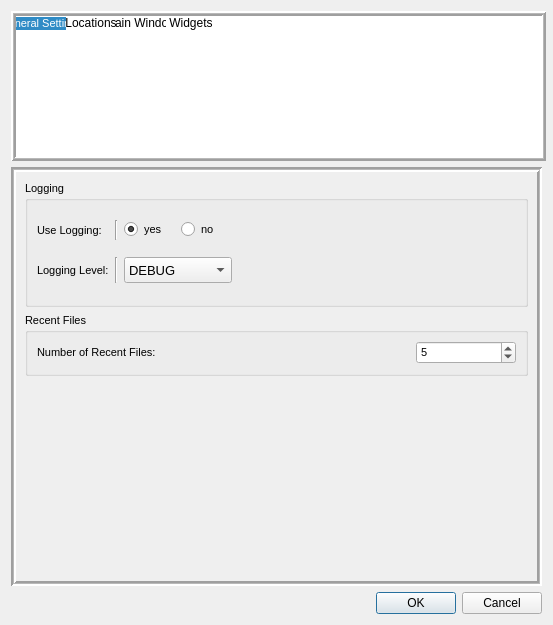
<?xml version="1.0" encoding="UTF-8"?>
<ui version="4.0" connectslotsbyname="false">
 <class>settings_Dialog</class>
 <widget class="QDialog" name="settings_Dialog">
  <property name="geometry">
   <rect>
    <x>0</x>
    <y>0</y>
    <width>553</width>
    <height>625</height>
   </rect>
  </property>
  <property name="minimumSize">
   <size>
    <width>553</width>
    <height>625</height>
   </size>
  </property>
  <property name="maximumSize">
   <size>
    <width>553</width>
    <height>625</height>
   </size>
  </property>
  <property name="windowTitle">
   <string>Dialog</string>
  </property>
  <layout class="QVBoxLayout" name="verticalLayout">
   <item>
    <widget class="QListWidget" name="section_select_listWidget">
     <property name="minimumSize">
      <size>
       <width>535</width>
       <height>150</height>
      </size>
     </property>
     <property name="maximumSize">
      <size>
       <width>16777215</width>
       <height>150</height>
      </size>
     </property>
     <property name="cursor" stdset="0">
      <cursorShape>PointingHandCursor</cursorShape>
     </property>
     <property name="layoutDirection">
      <enum>Qt::LeftToRight</enum>
     </property>
     <property name="autoFillBackground">
      <bool>true</bool>
     </property>
     <property name="styleSheet">
      <string notr="true">background-image: url(:/backgrounds/ressources/backgrounds/Background (19).jpg);</string>
     </property>
     <property name="frameShape">
      <enum>QFrame::Box</enum>
     </property>
     <property name="frameShadow">
      <enum>QFrame::Raised</enum>
     </property>
     <property name="lineWidth">
      <number>2</number>
     </property>
     <property name="midLineWidth">
      <number>1</number>
     </property>
     <property name="verticalScrollBarPolicy">
      <enum>Qt::ScrollBarAlwaysOff</enum>
     </property>
     <property name="horizontalScrollBarPolicy">
      <enum>Qt::ScrollBarAlwaysOff</enum>
     </property>
     <property name="autoScroll">
      <bool>false</bool>
     </property>
     <property name="editTriggers">
      <set>QAbstractItemView::NoEditTriggers</set>
     </property>
     <property name="showDropIndicator" stdset="0">
      <bool>false</bool>
     </property>
     <property name="dragDropMode">
      <enum>QAbstractItemView::NoDragDrop</enum>
     </property>
     <property name="defaultDropAction">
      <enum>Qt::IgnoreAction</enum>
     </property>
     <property name="selectionMode">
      <enum>QAbstractItemView::SingleSelection</enum>
     </property>
     <property name="iconSize">
      <size>
       <width>100</width>
       <height>100</height>
      </size>
     </property>
     <property name="textElideMode">
      <enum>Qt::ElideNone</enum>
     </property>
     <property name="movement">
      <enum>QListView::Static</enum>
     </property>
     <property name="isWrapping" stdset="0">
      <bool>true</bool>
     </property>
     <property name="resizeMode">
      <enum>QListView::Adjust</enum>
     </property>
     <property name="layoutMode">
      <enum>QListView::SinglePass</enum>
     </property>
     <property name="spacing">
      <number>20</number>
     </property>
     <property name="viewMode">
      <enum>QListView::IconMode</enum>
     </property>
     <property name="uniformItemSizes">
      <bool>true</bool>
     </property>
     <property name="itemAlignment">
      <set>Qt::AlignCenter</set>
     </property>
     <property name="currentRow">
      <number>0</number>
     </property>
     <item>
      <property name="text">
       <string>General Settings</string>
      </property>
      <property name="font">
       <font>
        <pointsize>8</pointsize>
        <stylestrategy>PreferAntialias</stylestrategy>
       </font>
      </property>
      <property name="textAlignment">
       <set>AlignCenter</set>
      </property>
      <property name="icon">
       <iconset resource="pyqt_sorter_ressources.qrc">
        <normaloff>:/icons/ressources/icons/cog_icon.ico</normaloff>:/icons/ressources/icons/cog_icon.ico</iconset>
      </property>
      <property name="flags">
       <set>ItemIsSelectable|ItemIsEnabled</set>
      </property>
     </item>
     <item>
      <property name="text">
       <string>Locations</string>
      </property>
      <property name="icon">
       <iconset resource="pyqt_sorter_ressources.qrc">
        <normaloff>:/icons/ressources/icons/map.png</normaloff>:/icons/ressources/icons/map.png</iconset>
      </property>
     </item>
     <item>
      <property name="text">
       <string>Main Window</string>
      </property>
      <property name="icon">
       <iconset resource="pyqt_sorter_ressources.qrc">
        <normaloff>:/icons/ressources/icons/window.png</normaloff>:/icons/ressources/icons/window.png</iconset>
      </property>
     </item>
     <item>
      <property name="text">
       <string>Widgets</string>
      </property>
      <property name="icon">
       <iconset resource="pyqt_sorter_ressources.qrc">
        <normaloff>:/icons/ressources/icons/ui.png</normaloff>:/icons/ressources/icons/ui.png</iconset>
      </property>
     </item>
    </widget>
   </item>
   <item>
    <widget class="QStackedWidget" name="section_stackedWidget">
     <property name="font">
      <font>
       <family>MS Shell Dlg 2</family>
       <pointsize>8</pointsize>
       <stylestrategy>PreferAntialias</stylestrategy>
      </font>
     </property>
     <property name="layoutDirection">
      <enum>Qt::LeftToRight</enum>
     </property>
     <property name="autoFillBackground">
      <bool>true</bool>
     </property>
     <property name="styleSheet">
      <string notr="true"/>
     </property>
     <property name="frameShape">
      <enum>QFrame::Box</enum>
     </property>
     <property name="frameShadow">
      <enum>QFrame::Sunken</enum>
     </property>
     <property name="lineWidth">
      <number>2</number>
     </property>
     <property name="midLineWidth">
      <number>1</number>
     </property>
     <property name="currentIndex">
      <number>0</number>
     </property>
     <widget class="QWidget" name="general_settings_page">
      <layout class="QGridLayout" name="gridLayout_2">
       <item row="0" column="0">
        <widget class="QGroupBox" name="logging_groupBox">
         <property name="minimumSize">
          <size>
           <width>0</width>
           <height>126</height>
          </size>
         </property>
         <property name="title">
          <string>Logging</string>
         </property>
         <layout class="QGridLayout" name="gridLayout">
          <item row="1" column="0">
           <widget class="QLabel" name="logginglevel_label">
            <property name="text">
             <string>Logging Level:</string>
            </property>
            <property name="buddy">
             <cstring>logginglevel_comboBox</cstring>
            </property>
           </widget>
          </item>
          <item row="0" column="0">
           <widget class="QLabel" name="uselogging_label">
            <property name="text">
             <string>Use Logging:</string>
            </property>
            <property name="buddy">
             <cstring>uselogging_yes_radioButton</cstring>
            </property>
           </widget>
          </item>
          <item row="0" column="3">
           <widget class="QRadioButton" name="uselogging_no_radioButton">
            <property name="text">
             <string>no</string>
            </property>
           </widget>
          </item>
          <item row="0" column="2">
           <widget class="QRadioButton" name="uselogging_yes_radioButton">
            <property name="text">
             <string>yes</string>
            </property>
            <property name="checked">
             <bool>true</bool>
            </property>
           </widget>
          </item>
          <item row="1" column="1">
           <widget class="Line" name="line">
            <property name="orientation">
             <enum>Qt::Vertical</enum>
            </property>
           </widget>
          </item>
          <item row="0" column="1">
           <widget class="Line" name="line_2">
            <property name="orientation">
             <enum>Qt::Vertical</enum>
            </property>
           </widget>
          </item>
          <item row="0" column="4">
           <spacer name="horizontalSpacer">
            <property name="orientation">
             <enum>Qt::Horizontal</enum>
            </property>
            <property name="sizeHint" stdset="0">
             <size>
              <width>40</width>
              <height>20</height>
             </size>
            </property>
           </spacer>
          </item>
          <item row="1" column="2" colspan="2">
           <widget class="QComboBox" name="logginglevel_comboBox">
            <property name="minimumSize">
             <size>
              <width>108</width>
              <height>26</height>
             </size>
            </property>
            <property name="font">
             <font>
              <family>MS Shell Dlg 2</family>
              <pointsize>10</pointsize>
              <stylestrategy>PreferAntialias</stylestrategy>
             </font>
            </property>
            <item>
             <property name="text">
              <string>DEBUG</string>
             </property>
            </item>
            <item>
             <property name="text">
              <string>INFO</string>
             </property>
            </item>
            <item>
             <property name="text">
              <string>ERROR</string>
             </property>
            </item>
            <item>
             <property name="text">
              <string>CRITICAL</string>
             </property>
            </item>
           </widget>
          </item>
         </layout>
        </widget>
       </item>
       <item row="2" column="0">
        <spacer name="verticalSpacer">
         <property name="orientation">
          <enum>Qt::Vertical</enum>
         </property>
         <property name="sizeHint" stdset="0">
          <size>
           <width>20</width>
           <height>40</height>
          </size>
         </property>
        </spacer>
       </item>
       <item row="1" column="0">
        <widget class="QGroupBox" name="recent_files_groupBox">
         <property name="title">
          <string>Recent Files</string>
         </property>
         <layout class="QGridLayout" name="gridLayout_5">
          <item row="0" column="0">
           <widget class="QLabel" name="num_recent_files_label">
            <property name="text">
             <string>Number of Recent Files: </string>
            </property>
           </widget>
          </item>
          <item row="0" column="1">
           <widget class="QSpinBox" name="num_recent_files_spinBox">
            <property name="maximumSize">
             <size>
              <width>100</width>
              <height>16777215</height>
             </size>
            </property>
            <property name="value">
             <number>5</number>
            </property>
           </widget>
          </item>
         </layout>
        </widget>
       </item>
      </layout>
     </widget>
     <widget class="QWidget" name="locations_page">
      <layout class="QGridLayout" name="gridLayout_3">
       <item row="0" column="0">
        <widget class="QLabel" name="output_label">
         <property name="minimumSize">
          <size>
           <width>57</width>
           <height>0</height>
          </size>
         </property>
         <property name="text">
          <string>Output Folder:</string>
         </property>
         <property name="alignment">
          <set>Qt::AlignCenter</set>
         </property>
         <property name="buddy">
          <cstring>output_lineEdit</cstring>
         </property>
        </widget>
       </item>
       <item row="0" column="1">
        <widget class="QLineEdit" name="output_lineEdit"/>
       </item>
       <item row="0" column="2">
        <widget class="QToolButton" name="output_filedialog_toolButton">
         <property name="text">
          <string>...</string>
         </property>
         <property name="icon">
          <iconset resource="pyqt_sorter_ressources.qrc">
           <normaloff>:/icons/ressources/icons/files-and-folders.png</normaloff>:/icons/ressources/icons/files-and-folders.png</iconset>
         </property>
         <property name="iconSize">
          <size>
           <width>20</width>
           <height>20</height>
          </size>
         </property>
        </widget>
       </item>
       <item row="1" column="1">
        <spacer name="verticalSpacer_2">
         <property name="orientation">
          <enum>Qt::Vertical</enum>
         </property>
         <property name="sizeHint" stdset="0">
          <size>
           <width>20</width>
           <height>40</height>
          </size>
         </property>
        </spacer>
       </item>
      </layout>
     </widget>
     <widget class="QWidget" name="main_window_page">
      <layout class="QFormLayout" name="formLayout">
       <item row="0" column="0">
        <widget class="QLabel" name="mainwindow_height_label">
         <property name="text">
          <string>Main Window Height: </string>
         </property>
         <property name="buddy">
          <cstring>mainwindow_height_spinBox</cstring>
         </property>
        </widget>
       </item>
       <item row="0" column="1">
        <widget class="QSpinBox" name="mainwindow_height_spinBox">
         <property name="buttonSymbols">
          <enum>QAbstractSpinBox::PlusMinus</enum>
         </property>
         <property name="accelerated">
          <bool>true</bool>
         </property>
         <property name="suffix">
          <string/>
         </property>
         <property name="minimum">
          <number>750</number>
         </property>
         <property name="maximum">
          <number>2500</number>
         </property>
         <property name="singleStep">
          <number>10</number>
         </property>
        </widget>
       </item>
       <item row="1" column="0">
        <widget class="QLabel" name="mainwindow_width_label">
         <property name="text">
          <string>Main Window Width: </string>
         </property>
         <property name="buddy">
          <cstring>mainwindow_width_spinBox</cstring>
         </property>
        </widget>
       </item>
       <item row="1" column="1">
        <widget class="QSpinBox" name="mainwindow_width_spinBox">
         <property name="suffix">
          <string/>
         </property>
         <property name="minimum">
          <number>500</number>
         </property>
         <property name="maximum">
          <number>2500</number>
         </property>
         <property name="singleStep">
          <number>10</number>
         </property>
         <property name="value">
          <number>750</number>
         </property>
        </widget>
       </item>
       <item row="2" column="0">
        <widget class="QLabel" name="starttab_label">
         <property name="text">
          <string>On Start show Tab Number: </string>
         </property>
         <property name="buddy">
          <cstring>starttab_comboBox</cstring>
         </property>
        </widget>
       </item>
       <item row="2" column="1">
        <widget class="QComboBox" name="starttab_comboBox">
         <property name="layoutDirection">
          <enum>Qt::LeftToRight</enum>
         </property>
         <item>
          <property name="text">
           <string>Main</string>
          </property>
         </item>
         <item>
          <property name="text">
           <string>Snippets</string>
          </property>
         </item>
         <item>
          <property name="text">
           <string>Useful Links</string>
          </property>
         </item>
        </widget>
       </item>
      </layout>
     </widget>
     <widget class="QWidget" name="widgets_page">
      <layout class="QGridLayout" name="gridLayout_4">
       <item row="0" column="0">
        <widget class="QGroupBox" name="widget_list_model_groupBox">
         <property name="title">
          <string>Widget List Model</string>
         </property>
         <layout class="QFormLayout" name="formLayout_2">
          <item row="0" column="0">
           <widget class="QLabel" name="widget_list_model_doubleclickaction_label">
            <property name="text">
             <string>Double Click Action: </string>
            </property>
            <property name="buddy">
             <cstring>widget_list_model_doubleclickaction_comboBox</cstring>
            </property>
           </widget>
          </item>
          <item row="0" column="1">
           <widget class="QComboBox" name="widget_list_model_doubleclickaction_comboBox">
            <item>
             <property name="text">
              <string>copy</string>
             </property>
            </item>
           </widget>
          </item>
          <item row="1" column="0">
           <widget class="QLabel" name="widget_list_model_fontcolor_label">
            <property name="text">
             <string>Font Color: </string>
            </property>
            <property name="buddy">
             <cstring>widget_list_model_fontcolor_comboBox</cstring>
            </property>
           </widget>
          </item>
          <item row="1" column="1">
           <widget class="QComboBox" name="widget_list_model_fontcolor_comboBox">
            <item>
             <property name="text">
              <string>black</string>
             </property>
            </item>
           </widget>
          </item>
          <item row="3" column="0">
           <widget class="QCheckBox" name="widget_list_model_usebackgroundcolor_checkBox">
            <property name="text">
             <string>Use Background Color</string>
            </property>
           </widget>
          </item>
          <item row="4" column="0">
           <widget class="QCheckBox" name="widget_list_model_usefontcolor_checkBox">
            <property name="text">
             <string>Use Font Color</string>
            </property>
           </widget>
          </item>
          <item row="5" column="0">
           <widget class="QCheckBox" name="widget_list_model_useicons_checkBox">
            <property name="text">
             <string>Use Icons</string>
            </property>
           </widget>
          </item>
          <item row="2" column="0">
           <widget class="QLabel" name="widget_list_model_scroll_speed_label">
            <property name="text">
             <string>Scroll Speed: </string>
            </property>
           </widget>
          </item>
          <item row="2" column="1">
           <widget class="QSpinBox" name="widget_list_model_scroll_speed_spinBox"/>
          </item>
         </layout>
        </widget>
       </item>
       <item row="0" column="1">
        <widget class="QGroupBox" name="signal_list_model_groupBox">
         <property name="title">
          <string>Signal List Model</string>
         </property>
         <layout class="QFormLayout" name="formLayout_4">
          <item row="0" column="0">
           <widget class="QLabel" name="signal_list_model_doubleclickaction_label">
            <property name="text">
             <string>Double Click Action: </string>
            </property>
            <property name="buddy">
             <cstring>signal_list_model_doubleclickaction_comboBox</cstring>
            </property>
           </widget>
          </item>
          <item row="0" column="1">
           <widget class="QComboBox" name="signal_list_model_doubleclickaction_comboBox">
            <item>
             <property name="text">
              <string>copy</string>
             </property>
            </item>
           </widget>
          </item>
          <item row="1" column="0">
           <widget class="QLabel" name="signal_list_model_fontcolor_label">
            <property name="text">
             <string>Font Color: </string>
            </property>
            <property name="buddy">
             <cstring>signal_list_model_fontcolor_comboBox</cstring>
            </property>
           </widget>
          </item>
          <item row="1" column="1">
           <widget class="QComboBox" name="signal_list_model_fontcolor_comboBox">
            <item>
             <property name="text">
              <string>black</string>
             </property>
            </item>
           </widget>
          </item>
          <item row="3" column="0">
           <widget class="QCheckBox" name="signal_list_model_usebackgroundcolor_checkBox">
            <property name="text">
             <string>Use Background Color</string>
            </property>
           </widget>
          </item>
          <item row="4" column="0">
           <widget class="QCheckBox" name="signal_list_model_usefontcolor_checkBox">
            <property name="text">
             <string>Use Font Color</string>
            </property>
           </widget>
          </item>
          <item row="5" column="0">
           <widget class="QCheckBox" name="signal_list_model_useicons_checkBox">
            <property name="text">
             <string>Use Icons</string>
            </property>
           </widget>
          </item>
          <item row="2" column="0">
           <widget class="QLabel" name="signal_list_model_scroll_speed_label">
            <property name="text">
             <string>Scroll Speed: </string>
            </property>
           </widget>
          </item>
          <item row="2" column="1">
           <widget class="QSpinBox" name="signal_list_model_scroll_speed_spinBox"/>
          </item>
         </layout>
        </widget>
       </item>
       <item row="1" column="0">
        <widget class="QGroupBox" name="functions_slots_list_model_groupBox">
         <property name="title">
          <string>Functions Slots List Model</string>
         </property>
         <layout class="QFormLayout" name="formLayout_5">
          <item row="0" column="0">
           <widget class="QLabel" name="functions_slots_list_model_doubleclickaction_label">
            <property name="text">
             <string>Double Click Action: </string>
            </property>
            <property name="buddy">
             <cstring>functions_slots_list_model_doubleclickaction_comboBox</cstring>
            </property>
           </widget>
          </item>
          <item row="0" column="1">
           <widget class="QComboBox" name="functions_slots_list_model_doubleclickaction_comboBox">
            <item>
             <property name="text">
              <string>copy</string>
             </property>
            </item>
           </widget>
          </item>
          <item row="1" column="0">
           <widget class="QLabel" name="functions_slots_list_model_fontcolor_label">
            <property name="text">
             <string>Font Color: </string>
            </property>
            <property name="buddy">
             <cstring>functions_slots_list_model_fontcolor_comboBox</cstring>
            </property>
           </widget>
          </item>
          <item row="1" column="1">
           <widget class="QComboBox" name="functions_slots_list_model_fontcolor_comboBox">
            <item>
             <property name="text">
              <string>black</string>
             </property>
            </item>
           </widget>
          </item>
          <item row="3" column="0">
           <widget class="QCheckBox" name="functions_slots_list_model_usebackgroundcolor_checkBox">
            <property name="text">
             <string>Use Background Color</string>
            </property>
           </widget>
          </item>
          <item row="4" column="0">
           <widget class="QCheckBox" name="functions_slots_list_model_usefontcolor_checkBox">
            <property name="text">
             <string>Use Font Color</string>
            </property>
           </widget>
          </item>
          <item row="5" column="0">
           <widget class="QCheckBox" name="functions_slots_list_model_useicons_checkBox">
            <property name="text">
             <string>Use Icons</string>
            </property>
           </widget>
          </item>
          <item row="2" column="0">
           <widget class="QLabel" name="functions_slots_list_model_scroll_speed_label">
            <property name="text">
             <string>Scroll Speed: </string>
            </property>
           </widget>
          </item>
          <item row="2" column="1">
           <widget class="QSpinBox" name="functions_slots_list_model_scroll_speed_spinBox"/>
          </item>
         </layout>
        </widget>
       </item>
       <item row="1" column="1">
        <widget class="QGroupBox" name="snippets_list_model_groupBox">
         <property name="title">
          <string>Snippets List Model</string>
         </property>
         <layout class="QFormLayout" name="formLayout_3">
          <item row="0" column="0">
           <widget class="QLabel" name="snippets_list_model_doubleclickaction_label">
            <property name="text">
             <string>Double Click Action: </string>
            </property>
            <property name="buddy">
             <cstring>snippets_list_model_doubleclickaction_comboBox</cstring>
            </property>
           </widget>
          </item>
          <item row="0" column="1">
           <widget class="QComboBox" name="snippets_list_model_doubleclickaction_comboBox">
            <item>
             <property name="text">
              <string>copy</string>
             </property>
            </item>
           </widget>
          </item>
          <item row="1" column="0">
           <widget class="QLabel" name="snippets_list_model_fontcolor_label">
            <property name="text">
             <string>Font Color: </string>
            </property>
            <property name="buddy">
             <cstring>snippets_list_model_fontcolor_comboBox</cstring>
            </property>
           </widget>
          </item>
          <item row="1" column="1">
           <widget class="QComboBox" name="snippets_list_model_fontcolor_comboBox">
            <item>
             <property name="text">
              <string>black</string>
             </property>
            </item>
           </widget>
          </item>
          <item row="3" column="0">
           <widget class="QCheckBox" name="snippets_list_model_usebackgroundcolor_checkBox">
            <property name="text">
             <string>Use Background Color</string>
            </property>
           </widget>
          </item>
          <item row="4" column="0">
           <widget class="QCheckBox" name="snippets_list_model_usefontcolor_checkBox">
            <property name="text">
             <string>Use Font Color</string>
            </property>
           </widget>
          </item>
          <item row="5" column="0">
           <widget class="QCheckBox" name="snippets_list_model_useicons_checkBox">
            <property name="text">
             <string>Use Icons</string>
            </property>
           </widget>
          </item>
          <item row="2" column="0">
           <widget class="QLabel" name="snippets_list_model_scroll_speed_label">
            <property name="text">
             <string>Scroll Speed: </string>
            </property>
           </widget>
          </item>
          <item row="2" column="1">
           <widget class="QSpinBox" name="snippets_list_model_scroll_speed_spinBox"/>
          </item>
         </layout>
        </widget>
       </item>
      </layout>
     </widget>
    </widget>
   </item>
   <item>
    <widget class="QDialogButtonBox" name="settings_buttonBox">
     <property name="orientation">
      <enum>Qt::Horizontal</enum>
     </property>
     <property name="standardButtons">
      <set>QDialogButtonBox::Cancel|QDialogButtonBox::Ok</set>
     </property>
    </widget>
   </item>
  </layout>
 </widget>
 <resources>
  <include location="pyqt_sorter_ressources.qrc"/>
 </resources>
 <connections>
  <connection>
   <sender>settings_buttonBox</sender>
   <signal>accepted()</signal>
   <receiver>settings_Dialog</receiver>
   <slot>accept()</slot>
   <hints>
    <hint type="sourcelabel">
     <x>227</x>
     <y>601</y>
    </hint>
    <hint type="destinationlabel">
     <x>157</x>
     <y>274</y>
    </hint>
   </hints>
  </connection>
  <connection>
   <sender>settings_buttonBox</sender>
   <signal>rejected()</signal>
   <receiver>settings_Dialog</receiver>
   <slot>reject()</slot>
   <hints>
    <hint type="sourcelabel">
     <x>295</x>
     <y>607</y>
    </hint>
    <hint type="destinationlabel">
     <x>286</x>
     <y>274</y>
    </hint>
   </hints>
  </connection>
 </connections>
</ui>
